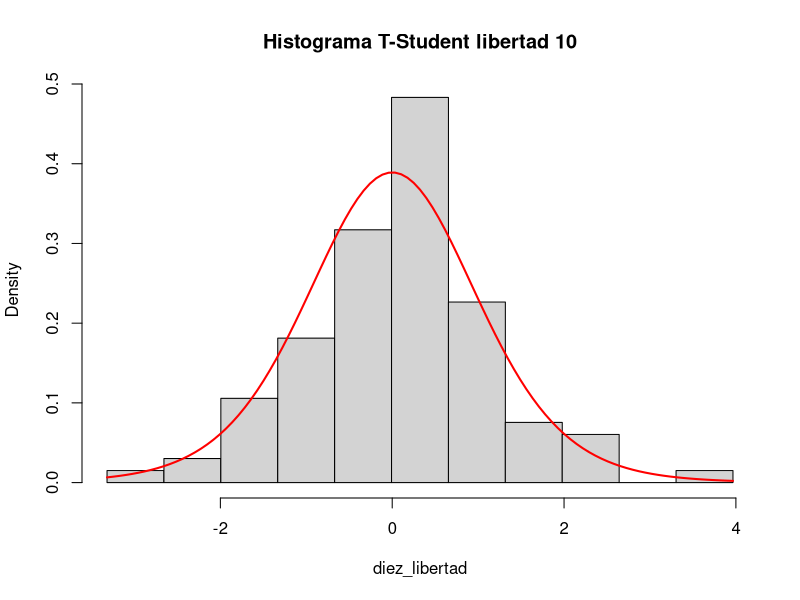
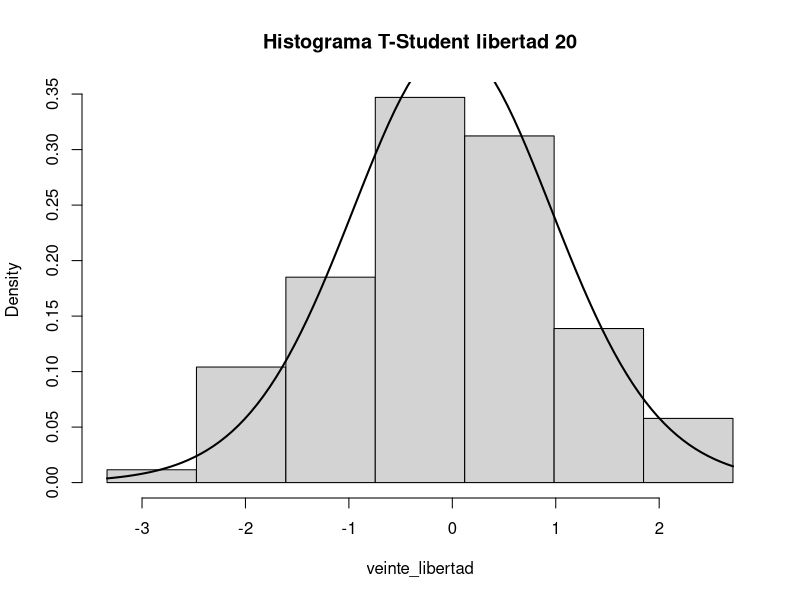
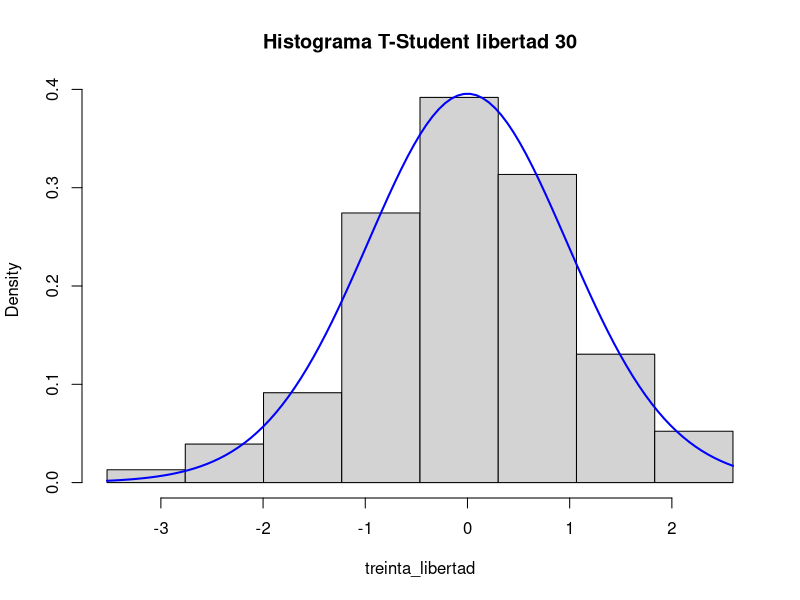
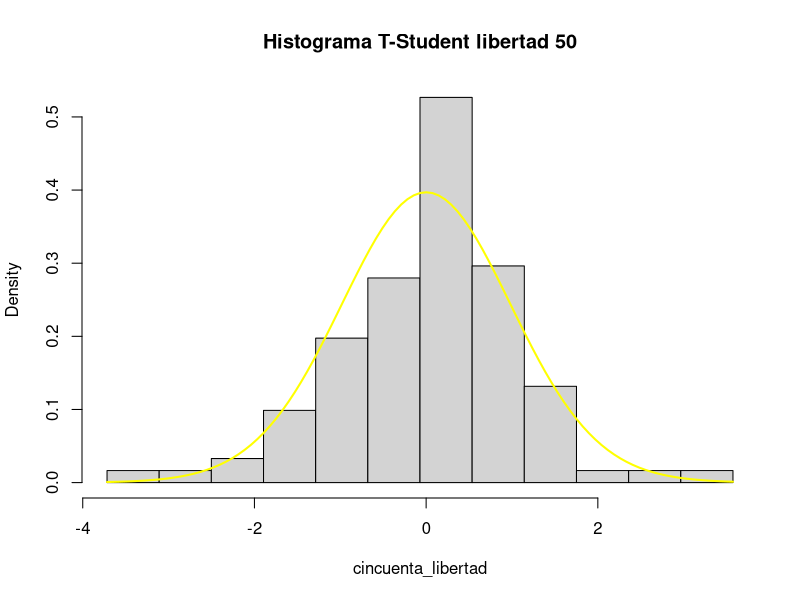
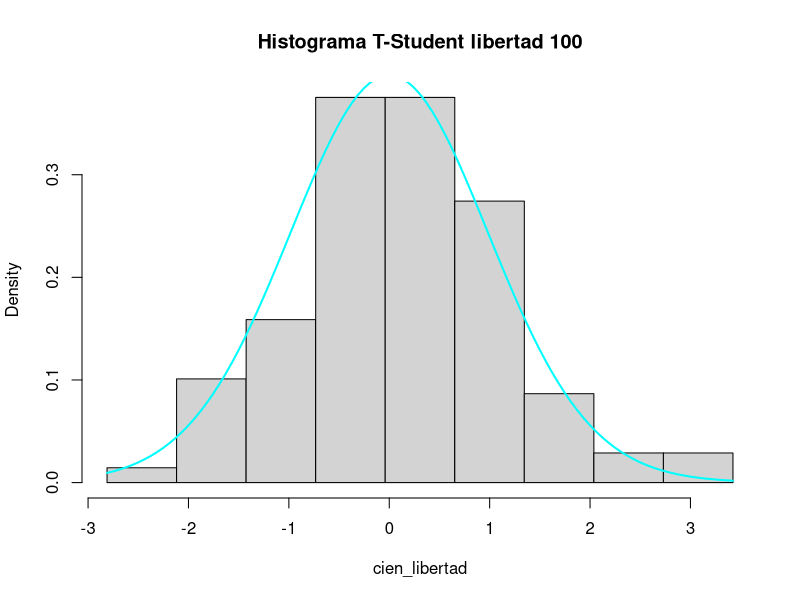

These figures' R source, in order:
"Graficar, distribuciones T-Stdent con 10, 20, 30, 50 y 100 
grados de libertad. Analizar los resultados obtenidos."

library(KernSmooth)
library(ggplot2)

#con diez grados de libertad
diez_libertad <- rt(100,10)
ancho_barras <- dpih(diez_libertad)
nbarras <- seq(min(diez_libertad) - ancho_barras,
               max(diez_libertad) + ancho_barras, by = ancho_barras)

hist(diez_libertad, freq = F, breaks = nbarras, border = "black", main = "Histograma T-Student libertad 10")
curve(dt(x, 10), lwd = 2, col = "red", add = T)

#con veinte grados de libertad
veinte_libertad <- rt(100, 20)
ancho_barras <- dpih(veinte_libertad)
nbarras <- seq(min(veinte_libertad) - ancho_barras,
               max(veinte_libertad) + ancho_barras, by = ancho_barras)

hist(veinte_libertad, freq = F, breaks = nbarras, border = "black", main = "Histograma T-Student libertad 20")
curve(dt(x, 20), lwd = 2, col = "black", add = T)

#Con treinta grados de libertad
treinta_libertad <- rt(100, 30)
ancho_barras <- dpih(treinta_libertad)
nbarras <- seq(min(treinta_libertad) - ancho_barras,
               max(treinta_libertad) + ancho_barras, by = ancho_barras)

hist(treinta_libertad, freq = F, breaks = nbarras, border = "black", main = "Histograma T-Student libertad 30")
curve(dt(x, 30), lwd = 2, col = "blue", add = T)

#Con cincuenta grados de libertad
cincuenta_libertad <- rt(100, 50)
ancho_barras <- dpih(cincuenta_libertad)
nbarras <- seq(min(cincuenta_libertad) - ancho_barras,
               max(cincuenta_libertad) + ancho_barras, by = ancho_barras)

hist(cincuenta_libertad, freq = F, breaks = nbarras, border = "black", main = "Histograma T-Student libertad 50")
curve(dt(x, 50), lwd = 2, col = "yellow", add = T)

#con cien grados de libertad
cien_libertad <- rt(100, 100)
ancho_barras <- dpih(cien_libertad)
nbarras <- seq(min(cien_libertad) - ancho_barras,
               max(cien_libertad) + ancho_barras, by = ancho_barras)

hist(cien_libertad, freq = F, breaks = nbarras, border = "black", main = "Histograma T-Student libertad 100")
curve(dt(x, 50), lwd = 2, col = "cyan", add = T)
